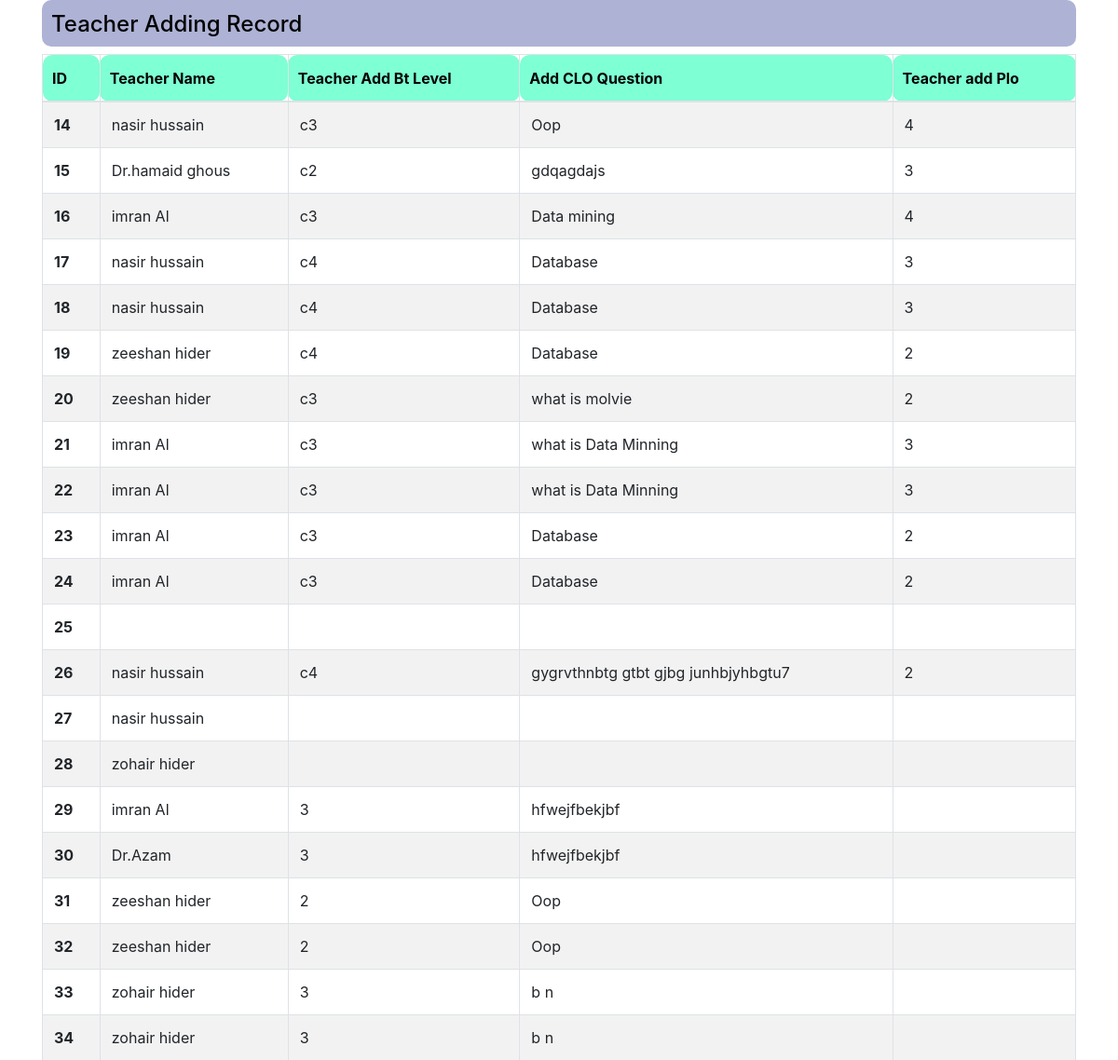
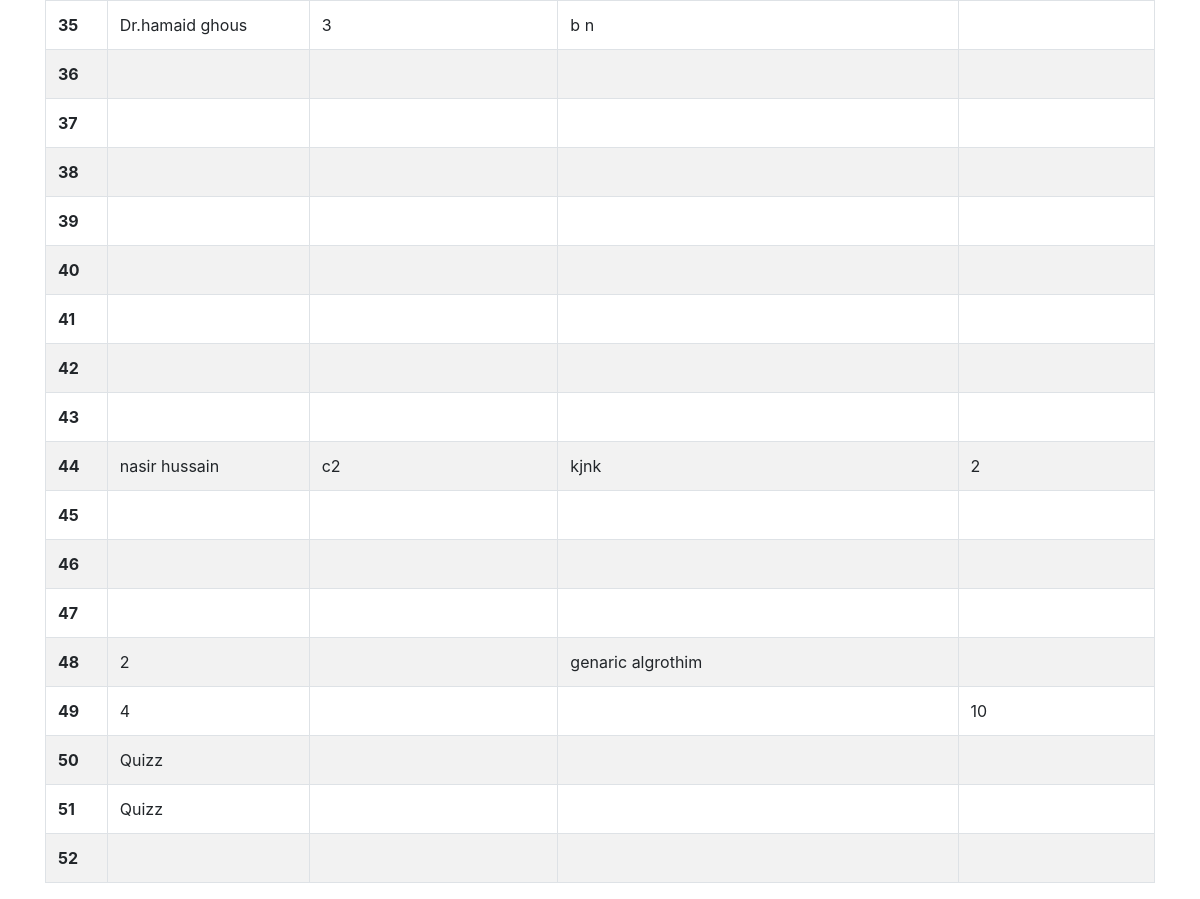
The page /view.php on the database its author committed (2 pictures, top to bottom).
### tables this page shows
CREATE TABLE `teacher_add_clo` (
  `Teacherid` int(50) NOT NULL,
  `Teachername` varchar(50) NOT NULL,
  `Teacheraddplo` varchar(50) NOT NULL,
  `Teacheraddclo` varchar(70) NOT NULL,
  `TeacheraddBlevel` varchar(60) NOT NULL,
  `Teacheraddcloq` text NOT NULL
);

### view.php (the view, shortened to what this page needs)
<?php
$conn  = mysqli_connect("localhost", "root", "", "invoicemgsys1") or die("connection Failed");
$query = "SELECT * from teacher_add_clo";
$result = mysqli_query($conn, $query) or die("uery failed");
if (mysqli_num_rows($result) > 0) {
?>
    <!DOCTYPE html>
    <html lang="en">
    <head>
        <link rel="stylesheet" href="https://cdn.jsdelivr.net/npm/bootstrap@4.6.2/dist/css/bootstrap.min.css">
    </head>
    <body>
        <div class="container">
            <div class="row">
                <div class="col">
                    <h4 class="container" style="height: 50px; border-radius: 10px; padding-top: 12px; padding-left: 10px; background-color : #AEB2D5; color: black;">
                   Teacher Adding Record </h4>
            </div>
        </div>
        <table class="table table-striped table-bordered">
            <thead>
                <tr>
                    <th scope="col" style= "height: 50px; border-radius: 10px; padding-top: 12px; padding-left: 10px; background-color : #7FFFD4; color: black";>
                   ID</th>
                    <th scope="col" style= "height: 50px; border-radius: 10px; padding-top: 12px; padding-left: 10px; background-color : #7FFFD4; color: black";>
                   Teacher Name</th>
                    <th scope="col"  style= "height: 50px; border-radius: 10px; padding-top: 12px; padding-left: 10px; background-color : #7FFFD4; color: black";>
                   Teacher Add Bt Level</th>
                    <th scope="col"  style= "height: 50px; border-radius: 10px; padding-top: 12px; padding-left: 10px; background-color : #7FFFD4; color: black";>
                   Add CLO Question</th>
                     <th scope="col" style= "height: 50px; border-radius: 10px; padding-top: 12px; padding-left: 10px; background-color : #7FFFD4; color: black";>
                   Teacher add Plo</th>
                </tr>
            </thead>
            <tbody>
                <?php
                while ($row = mysqli_fetch_assoc($result)) {
                ?>
                    <tr>
                        <th scope="row"><?php echo $row['Teacherid'] ?></th>
                        <td><?php echo $row['Teachername'] ?></td>
                        <td><?php echo $row['TeacheraddBlevel'] ?></td>
                        <td><?php echo $row['Teacheraddcloq'] ?></td>
                        <td><?php echo $row['Teacheraddplo'] ?></td>
                    </tr>
                <?php  }  ?>
            </tbody>
        </table>
    <?php   }
    ?>
    </body>
    </html>

### rows shown on the page
teacher_add_clo: Teacherid "14", Teachername "nasir hussain", TeacheraddBlevel "c3", Teacheraddcloq "Oop", Teacheraddplo "4"
teacher_add_clo: Teacherid "15", Teachername "Dr.hamaid ghous", TeacheraddBlevel "c2", Teacheraddcloq "gdqagdajs", Teacheraddplo "3"
teacher_add_clo: Teacherid "16", Teachername "imran Al", TeacheraddBlevel "c3", Teacheraddcloq "Data mining", Teacheraddplo "4"
teacher_add_clo: Teacherid "17", Teachername "nasir hussain", TeacheraddBlevel "c4", Teacheraddcloq "Database", Teacheraddplo "3"
teacher_add_clo: Teacherid "18", Teachername "nasir hussain", TeacheraddBlevel "c4", Teacheraddcloq "Database", Teacheraddplo "3"
teacher_add_clo: Teacherid "19", Teachername "zeeshan hider", TeacheraddBlevel "c4", Teacheraddcloq "Database", Teacheraddplo "2"
teacher_add_clo: Teacherid "20", Teachername "zeeshan hider", TeacheraddBlevel "c3", Teacheraddcloq "what is molvie", Teacheraddplo "2"
teacher_add_clo: Teacherid "21", Teachername "imran Al", TeacheraddBlevel "c3", Teacheraddcloq "what is Data Minning", Teacheraddplo "3"
teacher_add_clo: Teacherid "22", Teachername "imran Al", TeacheraddBlevel "c3", Teacheraddcloq "what is Data Minning", Teacheraddplo "3"
teacher_add_clo: Teacherid "23", Teachername "imran Al", TeacheraddBlevel "c3", Teacheraddcloq "Database", Teacheraddplo "2"
teacher_add_clo: Teacherid "24", Teachername "imran Al", TeacheraddBlevel "c3", Teacheraddcloq "Database", Teacheraddplo "2"
teacher_add_clo: Teacherid "25"
teacher_add_clo: Teacherid "26", Teachername "nasir hussain", TeacheraddBlevel "c4", Teacheraddcloq "gygrvthnbtg gtbt gjbg junhbjyhbgtu7", Teacheraddplo "2"
teacher_add_clo: Teacherid "27", Teachername "nasir hussain"
teacher_add_clo: Teacherid "28", Teachername "zohair hider"
teacher_add_clo: Teacherid "29", Teachername "imran Al", TeacheraddBlevel "3", Teacheraddcloq "hfwejfbekjbf"
teacher_add_clo: Teacherid "30", Teachername "Dr.Azam", TeacheraddBlevel "3", Teacheraddcloq "hfwejfbekjbf"
teacher_add_clo: Teacherid "31", Teachername "zeeshan hider", TeacheraddBlevel "2", Teacheraddcloq "Oop"
teacher_add_clo: Teacherid "32", Teachername "zeeshan hider", TeacheraddBlevel "2", Teacheraddcloq "Oop"
teacher_add_clo: Teacherid "33", Teachername "zohair hider", TeacheraddBlevel "3", Teacheraddcloq "b n"
teacher_add_clo: Teacherid "34", Teachername "zohair hider", TeacheraddBlevel "3", Teacheraddcloq "b n"
teacher_add_clo: Teacherid "35", Teachername "Dr.hamaid ghous", TeacheraddBlevel "3", Teacheraddcloq "b n"
teacher_add_clo: Teacherid "36"
teacher_add_clo: Teacherid "37"
teacher_add_clo: Teacherid "38"
teacher_add_clo: Teacherid "39"
teacher_add_clo: Teacherid "40"
teacher_add_clo: Teacherid "41"
teacher_add_clo: Teacherid "42"
teacher_add_clo: Teacherid "43"
teacher_add_clo: Teacherid "44", Teachername "nasir hussain", TeacheraddBlevel "c2", Teacheraddcloq "kjnk", Teacheraddplo "2"
teacher_add_clo: Teacherid "45"
teacher_add_clo: Teacherid "46"
teacher_add_clo: Teacherid "47"
teacher_add_clo: Teacherid "48", Teachername "2", Teacheraddcloq "genaric algrothim"
teacher_add_clo: Teacherid "49", Teachername "4", Teacheraddplo "10"
teacher_add_clo: Teacherid "50", Teachername "Quizz"
teacher_add_clo: Teacherid "51", Teachername "Quizz"
teacher_add_clo: Teacherid "52"
